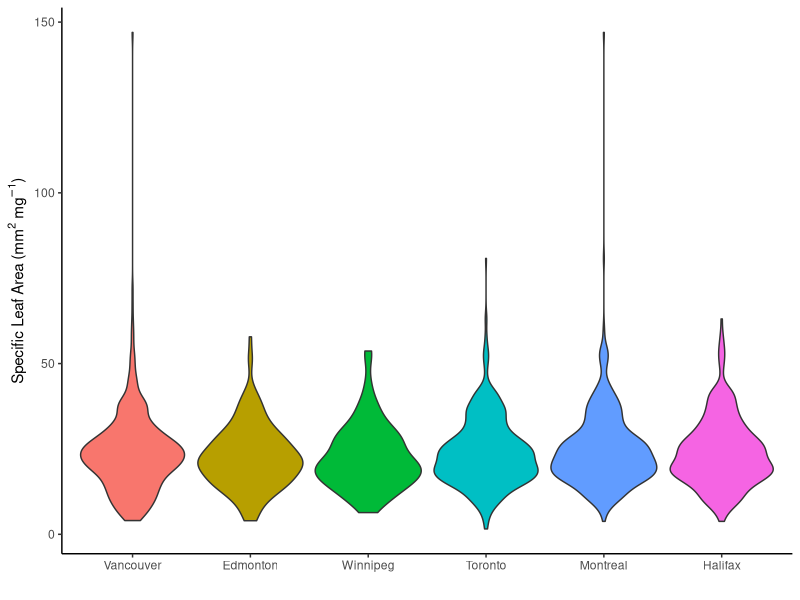
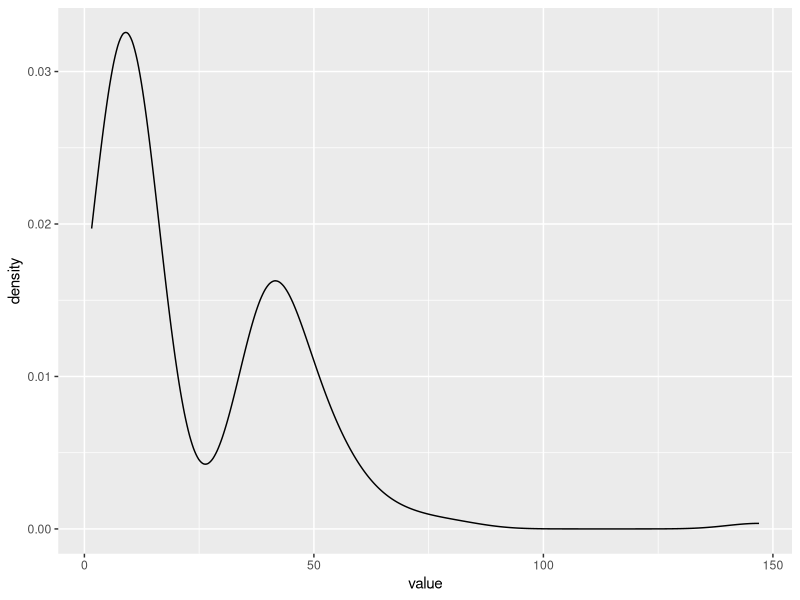

Source code (R) for these figures, in order: (Note: this script raises an error after producing the figures.)
# Generate lists of weird species by city and overall. Weird species are species with trait values in the 5th and 9th percentile.
# At this point, only considering one trait: Leaf area per leaf dry mass (specific leaf area, SLA or 1/LMA): petiole excluded

library(dplyr)
library(ggplot2)

# read in species occurance + trait data and filter for traits of interest
species_traits <- read.csv("data/species_and_their_traits.csv", header = TRUE, stringsAsFactors = FALSE)

sla <- species_traits %>%
    select(-count) %>%
    filter(TraitName == "Leaf area per leaf dry mass (specific leaf area, SLA or 1/LMA): petiole excluded") %>%
    mutate(TraitName = "SLA") # Make the trait name easier to work with))

# have a quick peek at the data
sla$City <- factor(sla$City, levels = c("Vancouver", "Edmonton", "Winnipeg", "Toronto", "Montreal", "Halifax")) # reordering city names West to East
                                        

cities <- ggplot(sla, aes(x=City, y=value, fill=as.factor(City))) +
    geom_violin() +
    theme_classic()

# fancied up a bit

cities$sla$City <- factor(cities$sla$City,
                           levels = c("Vancouver, Edmonton, Winnipeg, Toronto, Montreal, Halifax"))

cities + theme(legend.position = "none") +
    labs(x = " ",
         y = expression(paste("Specific Leaf Area (mm"^2, " ", mg^-1, sep=")")))

# calculate percentiles

# pick low and high percentiles

lowp <- 0.10
highp <- 0.90

# GLOBALLY WEIRD
global_percentile <- quantile(sla$value, probs=c(lowp, highp))

global_weird <- sla %>%
    select(-City, -quadrat) %>%
    distinct() %>%
    filter(value < global_percentile[1] | value > global_percentile[2]) %>%
    arrange(value)

nrow(global_weird) # 158 globally weird species

# visual check - two humped?

ggplot(global_weird, aes(x=value)) +
    geom_density()

# write out globally weird
write.csv(global_weird, "analysis/canada_weird.csv", row.names = FALSE)

# LOCALLY WEIRD

# calculate weirdness percentiles for each city
local_percentile <- sla %>%
    select(-quadrat) %>%
    group_by(City) %>%
    summarise(low=quantile(value, probs=lowp), high=quantile(value, probs=highp))

# get list of weird species in each city
local_weird <- sla %>%
    left_join(local_percentile) %>%
    filter(value < low | value > high) %>%
    select(-low, -high)

# counts of weird
local_weird %>%
    group_by(City) %>%
    summarise(weird=n())

# City      weird
# <chr>     <int>
#1 Edmonton     34
# 2 Halifax      72
# 3 Montreal    103
# 4 Toronto     109
# 5 Vancouver   102
# 6 Winnipeg     24

# visual check - two humped?

local_weird <- ggplot(local_weird, aes(x=value, fill=as.factor(City))) +
    geom_density(alpha=0.5) +
    theme_classic() 
    
## fancied it up a bit

local_weird + theme(legend.title = element_blank()) +
    labs(y = "Density",
         x = expression(paste("Specific Leaf Area (mm"^2, " ", mg^-1, sep=")"))) 


# write out locally weird
write.csv(local_weird, "analysis/city_weird.csv", row.names = FALSE)

# HYPERLOCALLY WEIRD (quadrat)

hyperlocal_percentile <- sla %>%
    group_by(City, quadrat) %>%
    summarise(low=quantile(value, probs=lowp), high=quantile(value, probs=highp))

# get list of weird species in each quadrat
hyperlocal_weird <- sla %>%
    left_join(hyperlocal_percentile) %>%
    filter(value < low | value > high) %>%
    select(-low, -high)

# visual check - two humped?
ggplot(local_weird, aes(x=value, fill=as.factor(City))) +
    geom_density(alpha=0.5) +
    facet_wrap("quadrat")

# write out hyperlocally weird
write.csv(hyperlocal_weird, "analysis/quadrat_weird.csv", row.names = FALSE)


